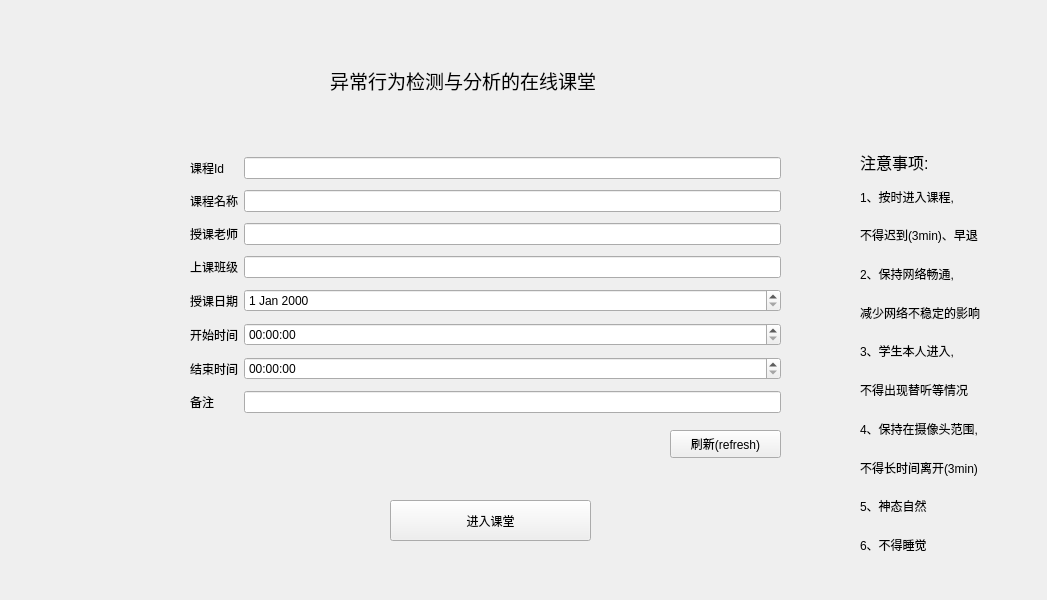
<?xml version="1.0" encoding="UTF-8"?>
<ui version="4.0">
 <class>Form</class>
 <widget class="QWidget" name="Form">
  <property name="geometry">
   <rect>
    <x>0</x>
    <y>0</y>
    <width>1047</width>
    <height>600</height>
   </rect>
  </property>
  <property name="windowTitle">
   <string>Form</string>
  </property>
  <widget class="QPushButton" name="enterBtn">
   <property name="geometry">
    <rect>
     <x>390</x>
     <y>500</y>
     <width>201</width>
     <height>41</height>
    </rect>
   </property>
   <property name="text">
    <string>进入课堂</string>
   </property>
  </widget>
  <widget class="QWidget" name="gridLayoutWidget">
   <property name="geometry">
    <rect>
     <x>190</x>
     <y>152</y>
     <width>591</width>
     <height>271</height>
    </rect>
   </property>
   <layout class="QGridLayout" name="gridLayout">
    <item row="0" column="1">
     <widget class="QLineEdit" name="course_id"/>
    </item>
    <item row="6" column="1">
     <widget class="QTimeEdit" name="end__time"/>
    </item>
    <item row="1" column="1">
     <widget class="QLineEdit" name="subject_name"/>
    </item>
    <item row="4" column="0">
     <widget class="QLabel" name="label_5">
      <property name="text">
       <string>授课日期</string>
      </property>
     </widget>
    </item>
    <item row="2" column="0">
     <widget class="QLabel" name="label_3">
      <property name="text">
       <string>授课老师</string>
      </property>
     </widget>
    </item>
    <item row="1" column="0">
     <widget class="QLabel" name="label_2">
      <property name="text">
       <string>课程名称</string>
      </property>
     </widget>
    </item>
    <item row="5" column="0">
     <widget class="QLabel" name="label_6">
      <property name="text">
       <string>开始时间</string>
      </property>
     </widget>
    </item>
    <item row="0" column="0">
     <widget class="QLabel" name="label">
      <property name="text">
       <string>课程Id</string>
      </property>
     </widget>
    </item>
    <item row="6" column="0">
     <widget class="QLabel" name="label_7">
      <property name="text">
       <string>结束时间</string>
      </property>
     </widget>
    </item>
    <item row="2" column="1">
     <widget class="QLineEdit" name="teacher_name"/>
    </item>
    <item row="4" column="1">
     <widget class="QDateEdit" name="start_day"/>
    </item>
    <item row="3" column="0">
     <widget class="QLabel" name="label_4">
      <property name="text">
       <string>上课班级</string>
      </property>
     </widget>
    </item>
    <item row="5" column="1">
     <widget class="QTimeEdit" name="start_time"/>
    </item>
    <item row="3" column="1">
     <widget class="QLineEdit" name="class_name"/>
    </item>
    <item row="7" column="0">
     <widget class="QLabel" name="label_8">
      <property name="text">
       <string>备注</string>
      </property>
     </widget>
    </item>
    <item row="7" column="1">
     <widget class="QLineEdit" name="remarks"/>
    </item>
   </layout>
  </widget>
  <widget class="QLabel" name="course_mssage">
   <property name="geometry">
    <rect>
     <x>190</x>
     <y>430</y>
     <width>241</width>
     <height>21</height>
    </rect>
   </property>
   <property name="text">
    <string>&lt;html&gt;&lt;head/&gt;&lt;body&gt;&lt;p&gt;&lt;br/&gt;&lt;/p&gt;&lt;/body&gt;&lt;/html&gt;</string>
   </property>
  </widget>
  <widget class="QPushButton" name="pushButton">
   <property name="geometry">
    <rect>
     <x>670</x>
     <y>430</y>
     <width>111</width>
     <height>28</height>
    </rect>
   </property>
   <property name="text">
    <string>刷新(refresh)</string>
   </property>
  </widget>
  <widget class="QLabel" name="label_9">
   <property name="geometry">
    <rect>
     <x>860</x>
     <y>150</y>
     <width>101</width>
     <height>21</height>
    </rect>
   </property>
   <property name="text">
    <string>&lt;html&gt;&lt;head/&gt;&lt;body&gt;&lt;p&gt;&lt;span style=&quot; font-size:12pt;&quot;&gt;注意事项:&lt;/span&gt;&lt;/p&gt;&lt;/body&gt;&lt;/html&gt;</string>
   </property>
  </widget>
  <widget class="QWidget" name="verticalLayoutWidget">
   <property name="geometry">
    <rect>
     <x>860</x>
     <y>180</y>
     <width>181</width>
     <height>381</height>
    </rect>
   </property>
   <layout class="QVBoxLayout" name="verticalLayout">
    <item>
     <widget class="QLabel" name="label_10">
      <property name="text">
       <string>1、按时进入课程,</string>
      </property>
     </widget>
    </item>
    <item>
     <widget class="QLabel" name="label_11">
      <property name="text">
       <string>不得迟到(3min)、早退</string>
      </property>
     </widget>
    </item>
    <item>
     <widget class="QLabel" name="label_12">
      <property name="text">
       <string>2、保持网络畅通,</string>
      </property>
     </widget>
    </item>
    <item>
     <widget class="QLabel" name="label_13">
      <property name="text">
       <string>减少网络不稳定的影响</string>
      </property>
     </widget>
    </item>
    <item>
     <widget class="QLabel" name="label_14">
      <property name="text">
       <string>3、学生本人进入,</string>
      </property>
     </widget>
    </item>
    <item>
     <widget class="QLabel" name="label_15">
      <property name="text">
       <string>不得出现替听等情况</string>
      </property>
     </widget>
    </item>
    <item>
     <widget class="QLabel" name="label_16">
      <property name="text">
       <string>4、保持在摄像头范围,</string>
      </property>
     </widget>
    </item>
    <item>
     <widget class="QLabel" name="label_17">
      <property name="text">
       <string>不得长时间离开(3min)</string>
      </property>
     </widget>
    </item>
    <item>
     <widget class="QLabel" name="label_18">
      <property name="text">
       <string>5、神态自然</string>
      </property>
     </widget>
    </item>
    <item>
     <widget class="QLabel" name="label_19">
      <property name="text">
       <string>6、不得睡觉</string>
      </property>
     </widget>
    </item>
   </layout>
  </widget>
  <widget class="QLabel" name="label_20">
   <property name="geometry">
    <rect>
     <x>330</x>
     <y>50</y>
     <width>331</width>
     <height>61</height>
    </rect>
   </property>
   <property name="text">
    <string>&lt;html&gt;&lt;head/&gt;&lt;body&gt;&lt;p&gt;&lt;span style=&quot; font-size:14pt;&quot;&gt;异常行为检测与分析的在线课堂&lt;/span&gt;&lt;/p&gt;&lt;/body&gt;&lt;/html&gt;</string>
   </property>
  </widget>
 </widget>
 <resources/>
 <connections/>
</ui>
